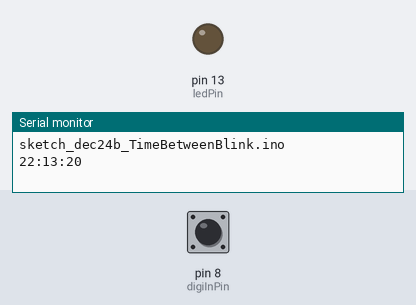
A sketch run on a simulated Arduino Uno, built with avr-gcc and run on an emulated ATmega328P. On the bench: output pins drawn as LEDs (lit = HIGH), the last lines printed to the serial monitor. The inputs (shaded band) are chosen by the test bench; at power-on: pin 8 (digiInPin) HIGH.

Above: at 1.2 s.
1.3 s: pin 8 (digiInPin) driven LOW
At 2.3 s:
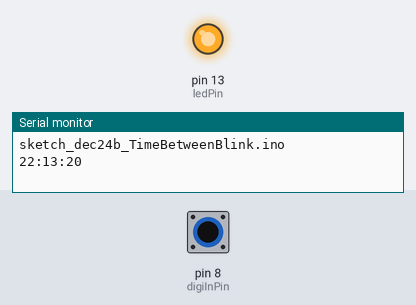
2.8 s: pin 8 (digiInPin) driven HIGH
At 3.4 s:
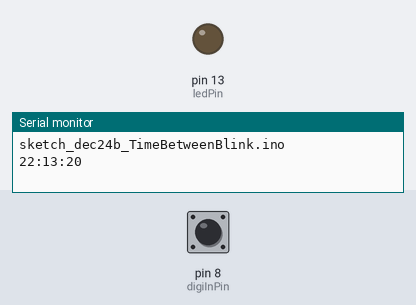
4.3 s: pin 8 (digiInPin) pulsed LOW 2 times (0.12 s each, 0.3 s apart)
At 4.9 s:
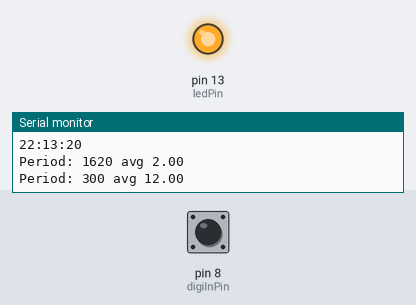
Timing chart, 0 to 7.3 s (numbered marks = the images above; inputs shaded):
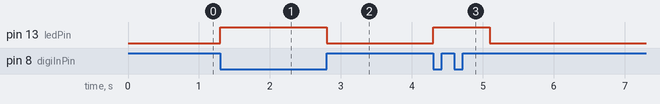

The sketch:

sketch_dec24b_TimeBetweenBlink.ino
```cpp
#include <Time.h>

int startT;
int digiInPin = 8;
int ledPin = 13;      // select the pin for the LED

int lastStart=0;
int lastStop = 0;
int currentVal;

const int min_light_time=500;
int last_light_at=0;
int is_lit=0;

void setup()
{
  pinMode(digiInPin, INPUT);
  pinMode(ledPin, OUTPUT);

  Serial.begin(9600);
  currentVal = digitalRead(digiInPin);
  startT = millis();
  Serial.println(__FILE__);
  Serial.println(__TIME__);
}

float time_to_avg_kW(int period_ms)
{
  return 3600/period_ms;
}

void loop()
{
  int dval = digitalRead(digiInPin);
  if(dval != currentVal)
  {
    int t = millis();
    currentVal = dval;

    if ( dval )
    {
      /*
      Serial.print("Start at ");
      Serial.print(t);
      if ( lastStop > 0 )
      {
        int period = t-lastStop;
        Serial.print(" was dark ");
        Serial.print(period);
        Serial.print("ms");
      }
      Serial.println("");
      */
      if ( lastStart > 0 )
      {
        int period = t-lastStart;
        Serial.print("Period: ");
        Serial.print(period);
        Serial.print(" avg ");
        Serial.print( time_to_avg_kW(period) );
        Serial.println("");
      }

      lastStart = t;

    }
    else
    {
      digitalWrite(ledPin, HIGH);
      last_light_at = t;
      is_lit=1;
     /*
      Serial.print("Stop at ");
      Serial.print(t);
      if ( lastStart > 0 )
      {
        int period = t-lastStop;
        Serial.print(" was light ");
        Serial.print(period);
        Serial.print("ms");
      }
      Serial.println("");
      */
      lastStop = t;
    }
  }

  if ( dval && is_lit && millis()-last_light_at > min_light_time )
  {
    is_lit = 0;
    digitalWrite(ledPin, LOW);
  }

}
```

Measured:
- after the input at 1.3 s, pin 13 (ledPin): LOW → HIGH at once
- after the input at 2.8 s, pin 13 (ledPin): HIGH → LOW at once
- after the input at 4.3 s, pin 13 (ledPin): LOW → HIGH at once, → LOW 0.80 s later
